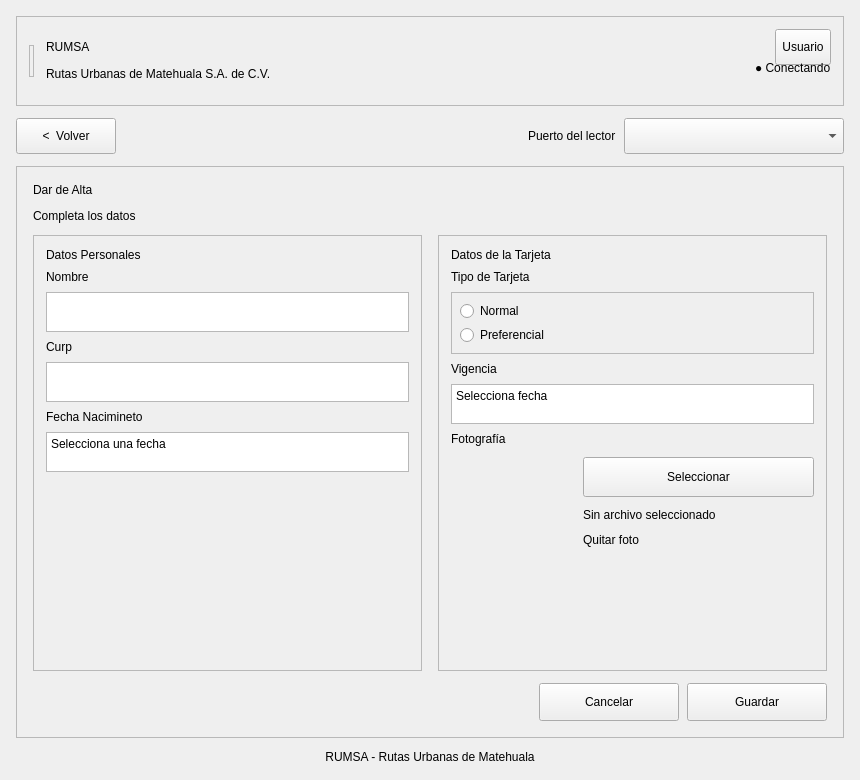
<?xml version="1.0" encoding="UTF-8"?>
<ui version="4.0">
 <class>AltaWindow</class>
 <widget class="QMainWindow" name="AltaWindow">
  <property name="windowTitle">
   <string>Dar de alta</string>
  </property>
  <widget class="QWidget" name="centralwidget">
   <layout class="QVBoxLayout" name="gridLayout_14" stretch="0,0,1,0">
    <property name="leftMargin">
     <number>16</number>
    </property>
    <property name="topMargin">
     <number>16</number>
    </property>
    <property name="rightMargin">
     <number>16</number>
    </property>
    <property name="bottomMargin">
     <number>16</number>
    </property>
    <property name="spacing">
     <number>12</number>
    </property>
    <item>
     <widget class="QFrame" name="frame">
      <property name="frameShape">
       <enum>QFrame::StyledPanel</enum>
      </property>
      <property name="frameShadow">
       <enum>QFrame::Raised</enum>
      </property>
      <property name="uiRole" stdset="0">
       <string notr="true">header</string>
      </property>
      <property name="minimumSize">
       <size>
        <width>0</width>
        <height>90</height>
       </size>
      </property>
      <property name="maximumSize">
       <size>
        <width>16777215</width>
        <height>90</height>
       </size>
      </property>
      <layout class="QHBoxLayout" name="layoutEstructura2">
       <property name="leftMargin">
        <number>12</number>
       </property>
       <property name="topMargin">
        <number>12</number>
       </property>
       <property name="rightMargin">
        <number>12</number>
       </property>
       <property name="bottomMargin">
        <number>12</number>
       </property>
       <property name="spacing">
        <number>12</number>
       </property>
       <item alignment="Qt::AlignVCenter">
        <widget class="QFrame" name="frame_2">
         <property name="frameShape">
          <enum>QFrame::StyledPanel</enum>
         </property>
         <property name="frameShadow">
          <enum>QFrame::Raised</enum>
         </property>
         <property name="uiRole" stdset="0">
          <string notr="true">stripe</string>
         </property>
         <property name="minimumSize">
          <size>
           <width>5</width>
           <height>32</height>
          </size>
         </property>
         <property name="maximumSize">
          <size>
           <width>5</width>
           <height>32</height>
          </size>
         </property>
        </widget>
       </item>
       <item>
        <widget class="QWidget" name="verticalLayoutWidget_2">
         <layout class="QVBoxLayout" name="layoutEstructura4">
          <property name="leftMargin">
           <number>0</number>
          </property>
          <property name="topMargin">
           <number>0</number>
          </property>
          <property name="rightMargin">
           <number>0</number>
          </property>
          <property name="bottomMargin">
           <number>0</number>
          </property>
          <property name="spacing">
           <number>2</number>
          </property>
          <item>
           <widget class="QLabel" name="labelBrand">
            <property name="alignment">
             <set>Qt::AlignLeft|Qt::AlignVCenter</set>
            </property>
            <property name="wordWrap">
             <bool>false</bool>
            </property>
            <property name="sizePolicy">
             <sizepolicy hsizetype="Preferred" vsizetype="Fixed">
              <horstretch>0</horstretch>
              <verstretch>0</verstretch>
             </sizepolicy>
            </property>
            <property name="uiRole" stdset="0">
             <string notr="true">brand</string>
            </property>
            <property name="text">
             <string>RUMSA</string>
            </property>
           </widget>
          </item>
          <item>
           <widget class="QLabel" name="labelHeaderInfo_3">
            <property name="text">
             <string>Rutas Urbanas de Matehuala S.A. de C.V.</string>
            </property>
            <property name="alignment">
             <set>Qt::AlignLeft|Qt::AlignVCenter</set>
            </property>
            <property name="sizePolicy">
             <sizepolicy hsizetype="Preferred" vsizetype="Fixed">
              <horstretch>0</horstretch>
              <verstretch>0</verstretch>
             </sizepolicy>
            </property>
            <property name="uiRole" stdset="0">
             <string notr="true">caption</string>
            </property>
            <property name="wordWrap">
             <bool>false</bool>
            </property>
           </widget>
          </item>
         </layout>
        </widget>
       </item>
       <item>
        <spacer name="espacioEstructura3">
         <property name="orientation">
          <enum>Qt::Horizontal</enum>
         </property>
         <property name="sizeType">
          <enum>QSizePolicy::Expanding</enum>
         </property>
         <property name="sizeHint" stdset="0">
          <size>
           <width>8</width>
           <height>8</height>
          </size>
         </property>
        </spacer>
       </item>
       <item>
        <widget class="QWidget" name="layoutWidget">
         <layout class="QVBoxLayout" name="layoutEstructura5">
          <property name="leftMargin">
           <number>0</number>
          </property>
          <property name="topMargin">
           <number>0</number>
          </property>
          <property name="rightMargin">
           <number>0</number>
          </property>
          <property name="bottomMargin">
           <number>0</number>
          </property>
          <property name="spacing">
           <number>4</number>
          </property>
          <item alignment="Qt::AlignRight">
           <widget class="QToolButton" name="usuario">
            <property name="text">
             <string>Usuario</string>
            </property>
            <property name="minimumSize">
             <size>
              <width>0</width>
              <height>36</height>
             </size>
            </property>
            <property name="maximumSize">
             <size>
              <width>16777215</width>
              <height>40</height>
             </size>
            </property>
            <property name="sizePolicy">
             <sizepolicy hsizetype="Preferred" vsizetype="Fixed">
              <horstretch>0</horstretch>
              <verstretch>0</verstretch>
             </sizepolicy>
            </property>
           </widget>
          </item>
          <item alignment="Qt::AlignRight">
           <widget class="QLabel" name="labelEstadoConexion_2">
            <property name="toolTip">
             <string>Este texto puede cambiar a: Conectando, Sin conexión, Sincronizando o Conectado.</string>
            </property>
            <property name="text">
             <string>● Conectando</string>
            </property>
            <property name="uiRole" stdset="0">
             <string notr="true">status</string>
            </property>
            <property name="alignment">
             <set>Qt::AlignLeft|Qt::AlignVCenter</set>
            </property>
            <property name="wordWrap">
             <bool>false</bool>
            </property>
            <property name="sizePolicy">
             <sizepolicy hsizetype="Preferred" vsizetype="Fixed">
              <horstretch>0</horstretch>
              <verstretch>0</verstretch>
             </sizepolicy>
            </property>
           </widget>
          </item>
          <item alignment="Qt::AlignRight">
           <widget class="QLabel" name="mensajeInternet_2">
            <property name="text">
             <string />
            </property>
            <property name="estadoVisual" stdset="0">
             <string>error</string>
            </property>
            <property name="uiRole" stdset="0">
             <string notr="true">caption</string>
            </property>
            <property name="alignment">
             <set>Qt::AlignLeft|Qt::AlignVCenter</set>
            </property>
            <property name="wordWrap">
             <bool>false</bool>
            </property>
            <property name="sizePolicy">
             <sizepolicy hsizetype="Preferred" vsizetype="Fixed">
              <horstretch>0</horstretch>
              <verstretch>0</verstretch>
             </sizepolicy>
            </property>
           </widget>
          </item>
         </layout>
        </widget>
       </item>
      </layout>
     </widget>
    </item>
    <item>
     <layout class="QHBoxLayout" name="layoutEstructura6">
      <property name="leftMargin">
       <number>0</number>
      </property>
      <property name="topMargin">
       <number>0</number>
      </property>
      <property name="rightMargin">
       <number>0</number>
      </property>
      <property name="bottomMargin">
       <number>0</number>
      </property>
      <property name="spacing">
       <number>8</number>
      </property>
      <item>
       <widget class="QPushButton" name="botonregresar">
        <property name="minimumSize">
         <size>
          <width>100</width>
          <height>36</height>
         </size>
        </property>
        <property name="sizePolicy">
         <sizepolicy hsizetype="Preferred" vsizetype="Fixed">
          <horstretch>0</horstretch>
          <verstretch>0</verstretch>
         </sizepolicy>
        </property>
        <property name="uiRole" stdset="0">
         <string notr="true">back</string>
        </property>
        <property name="text">
         <string>&lt;  Volver</string>
        </property>
        <property name="maximumSize">
         <size>
          <width>110</width>
          <height>40</height>
         </size>
        </property>
       </widget>
      </item>
      <item>
       <spacer name="espacioEstructura7">
        <property name="orientation">
         <enum>Qt::Horizontal</enum>
        </property>
        <property name="sizeType">
         <enum>QSizePolicy::Expanding</enum>
        </property>
        <property name="sizeHint" stdset="0">
         <size>
          <width>8</width>
          <height>8</height>
         </size>
        </property>
       </spacer>
      </item>
      <item>
       <widget class="QLabel" name="etiquetaPuerto">
        <property name="uiRole" stdset="0">
         <string notr="true">caption</string>
        </property>
        <property name="text">
         <string>Puerto del lector</string>
        </property>
        <property name="sizePolicy">
         <sizepolicy hsizetype="Preferred" vsizetype="Fixed">
          <horstretch>0</horstretch>
          <verstretch>0</verstretch>
         </sizepolicy>
        </property>
       </widget>
      </item>
      <item>
       <widget class="QComboBox" name="comboBox">
        <property name="minimumSize">
         <size>
          <width>220</width>
          <height>36</height>
         </size>
        </property>
        <property name="maximumSize">
         <size>
          <width>260</width>
          <height>40</height>
         </size>
        </property>
       </widget>
      </item>
     </layout>
    </item>
    <item>
     <widget class="QScrollArea" name="areaContenido">
      <property name="widgetResizable">
       <bool>true</bool>
      </property>
      <property name="frameShape">
       <enum>QFrame::NoFrame</enum>
      </property>
      <widget class="QFrame" name="frameHeader_4">
       <property name="frameShape">
        <enum>QFrame::StyledPanel</enum>
       </property>
       <property name="frameShadow">
        <enum>QFrame::Raised</enum>
       </property>
       <property name="uiRole" stdset="0">
        <string notr="true">card</string>
       </property>
       <layout class="QVBoxLayout" name="layoutEstructura8">
        <property name="leftMargin">
         <number>16</number>
        </property>
        <property name="topMargin">
         <number>16</number>
        </property>
        <property name="rightMargin">
         <number>16</number>
        </property>
        <property name="bottomMargin">
         <number>16</number>
        </property>
        <property name="spacing">
         <number>12</number>
        </property>
        <item>
         <widget class="QLabel" name="menu_23">
          <property name="text">
           <string>Dar de Alta</string>
          </property>
          <property name="alignment">
           <set>Qt::AlignLeft|Qt::AlignVCenter</set>
          </property>
          <property name="wordWrap">
           <bool>false</bool>
          </property>
          <property name="sizePolicy">
           <sizepolicy hsizetype="Preferred" vsizetype="Fixed">
            <horstretch>0</horstretch>
            <verstretch>0</verstretch>
           </sizepolicy>
          </property>
          <property name="uiRole" stdset="0">
           <string notr="true">heading</string>
          </property>
         </widget>
        </item>
        <item>
         <widget class="QLabel" name="labelHeaderInfo_9">
          <property name="text">
           <string>Completa los datos</string>
          </property>
          <property name="alignment">
           <set>Qt::AlignLeft|Qt::AlignVCenter</set>
          </property>
          <property name="wordWrap">
           <bool>false</bool>
          </property>
          <property name="sizePolicy">
           <sizepolicy hsizetype="Preferred" vsizetype="Fixed">
            <horstretch>0</horstretch>
            <verstretch>0</verstretch>
           </sizepolicy>
          </property>
          <property name="uiRole" stdset="0">
           <string notr="true">caption</string>
          </property>
         </widget>
        </item>
        <item>
         <layout class="QHBoxLayout" name="layoutEstructura9" stretch="1,1">
          <property name="leftMargin">
           <number>0</number>
          </property>
          <property name="topMargin">
           <number>0</number>
          </property>
          <property name="rightMargin">
           <number>0</number>
          </property>
          <property name="bottomMargin">
           <number>0</number>
          </property>
          <property name="spacing">
           <number>16</number>
          </property>
          <item>
           <widget class="QFrame" name="frameHeader_16">
            <property name="frameShape">
             <enum>QFrame::StyledPanel</enum>
            </property>
            <property name="frameShadow">
             <enum>QFrame::Raised</enum>
            </property>
            <property name="uiRole" stdset="0">
             <string notr="true">card</string>
            </property>
            <layout class="QVBoxLayout" name="layoutEstructura10">
             <property name="leftMargin">
              <number>12</number>
             </property>
             <property name="topMargin">
              <number>12</number>
             </property>
             <property name="rightMargin">
              <number>12</number>
             </property>
             <property name="bottomMargin">
              <number>12</number>
             </property>
             <property name="spacing">
              <number>8</number>
             </property>
             <item>
              <widget class="QLabel" name="menu_22">
               <property name="text">
                <string>Datos Personales</string>
               </property>
               <property name="alignment">
                <set>Qt::AlignLeft|Qt::AlignVCenter</set>
               </property>
               <property name="wordWrap">
                <bool>false</bool>
               </property>
               <property name="sizePolicy">
                <sizepolicy hsizetype="Preferred" vsizetype="Fixed">
                 <horstretch>0</horstretch>
                 <verstretch>0</verstretch>
                </sizepolicy>
               </property>
               <property name="uiRole" stdset="0">
                <string notr="true">section</string>
               </property>
              </widget>
             </item>
             <item>
              <widget class="QLabel" name="nombre_7">
               <property name="text">
                <string>Nombre</string>
               </property>
               <property name="alignment">
                <set>Qt::AlignLeft|Qt::AlignVCenter</set>
               </property>
               <property name="wordWrap">
                <bool>false</bool>
               </property>
               <property name="sizePolicy">
                <sizepolicy hsizetype="Preferred" vsizetype="Fixed">
                 <horstretch>0</horstretch>
                 <verstretch>0</verstretch>
                </sizepolicy>
               </property>
               <property name="uiRole" stdset="0">
                <string notr="true">fieldLabel</string>
               </property>
              </widget>
             </item>
             <item>
              <widget class="QTextEdit" name="textonombre_7">
               <property name="minimumSize">
                <size>
                 <width>0</width>
                 <height>36</height>
                </size>
               </property>
               <property name="maximumSize">
                <size>
                 <width>16777215</width>
                 <height>40</height>
                </size>
               </property>
              </widget>
             </item>
             <item>
              <widget class="QLabel" name="label_35">
               <property name="text">
                <string>Curp</string>
               </property>
               <property name="alignment">
                <set>Qt::AlignLeft|Qt::AlignVCenter</set>
               </property>
               <property name="wordWrap">
                <bool>false</bool>
               </property>
               <property name="sizePolicy">
                <sizepolicy hsizetype="Preferred" vsizetype="Fixed">
                 <horstretch>0</horstretch>
                 <verstretch>0</verstretch>
                </sizepolicy>
               </property>
               <property name="uiRole" stdset="0">
                <string notr="true">fieldLabel</string>
               </property>
              </widget>
             </item>
             <item>
              <widget class="QTextEdit" name="textocurp_7">
               <property name="minimumSize">
                <size>
                 <width>0</width>
                 <height>36</height>
                </size>
               </property>
               <property name="maximumSize">
                <size>
                 <width>16777215</width>
                 <height>40</height>
                </size>
               </property>
              </widget>
             </item>
             <item>
              <widget class="QLabel" name="label_36">
               <property name="text">
                <string>Fecha Nacimineto</string>
               </property>
               <property name="alignment">
                <set>Qt::AlignLeft|Qt::AlignVCenter</set>
               </property>
               <property name="wordWrap">
                <bool>false</bool>
               </property>
               <property name="sizePolicy">
                <sizepolicy hsizetype="Preferred" vsizetype="Fixed">
                 <horstretch>0</horstretch>
                 <verstretch>0</verstretch>
                </sizepolicy>
               </property>
               <property name="uiRole" stdset="0">
                <string notr="true">fieldLabel</string>
               </property>
              </widget>
             </item>
             <item>
              <widget class="QTextEdit" name="textofechanacimiento_7">
               <property name="html">
                <string>&lt;!DOCTYPE HTML PUBLIC "-//W3C//DTD HTML 4.0//EN" "http://www.w3.org/TR/REC-html40/strict.dtd"&gt;
&lt;html&gt;&lt;head&gt;&lt;meta name="qrichtext" content="1" /&gt;&lt;style type="text/css"&gt;
p, li { white-space: pre-wrap; }
&lt;/style&gt;&lt;/head&gt;&lt;body&gt;
&lt;p&gt;Selecciona una fecha&lt;/p&gt;&lt;/body&gt;&lt;/html&gt;</string>
               </property>
               <property name="minimumSize">
                <size>
                 <width>0</width>
                 <height>36</height>
                </size>
               </property>
               <property name="maximumSize">
                <size>
                 <width>16777215</width>
                 <height>40</height>
                </size>
               </property>
              </widget>
             </item>
             <item>
              <spacer name="espacioEstructura11">
               <property name="orientation">
                <enum>Qt::Vertical</enum>
               </property>
               <property name="sizeType">
                <enum>QSizePolicy::Expanding</enum>
               </property>
               <property name="sizeHint" stdset="0">
                <size>
                 <width>8</width>
                 <height>8</height>
                </size>
               </property>
              </spacer>
             </item>
            </layout>
           </widget>
          </item>
          <item>
           <widget class="QFrame" name="frameHeader_15">
            <property name="frameShape">
             <enum>QFrame::StyledPanel</enum>
            </property>
            <property name="frameShadow">
             <enum>QFrame::Raised</enum>
            </property>
            <property name="uiRole" stdset="0">
             <string notr="true">card</string>
            </property>
            <layout class="QVBoxLayout" name="layoutEstructura12">
             <property name="leftMargin">
              <number>12</number>
             </property>
             <property name="topMargin">
              <number>12</number>
             </property>
             <property name="rightMargin">
              <number>12</number>
             </property>
             <property name="bottomMargin">
              <number>12</number>
             </property>
             <property name="spacing">
              <number>8</number>
             </property>
             <item>
              <widget class="QLabel" name="menu_21">
               <property name="text">
                <string>Datos de la Tarjeta</string>
               </property>
               <property name="alignment">
                <set>Qt::AlignLeft|Qt::AlignVCenter</set>
               </property>
               <property name="wordWrap">
                <bool>false</bool>
               </property>
               <property name="sizePolicy">
                <sizepolicy hsizetype="Preferred" vsizetype="Fixed">
                 <horstretch>0</horstretch>
                 <verstretch>0</verstretch>
                </sizepolicy>
               </property>
               <property name="uiRole" stdset="0">
                <string notr="true">section</string>
               </property>
              </widget>
             </item>
             <item>
              <widget class="QLabel" name="otrosdatos_7">
               <property name="text">
                <string>Tipo de Tarjeta</string>
               </property>
               <property name="alignment">
                <set>Qt::AlignLeft|Qt::AlignVCenter</set>
               </property>
               <property name="wordWrap">
                <bool>false</bool>
               </property>
               <property name="sizePolicy">
                <sizepolicy hsizetype="Preferred" vsizetype="Fixed">
                 <horstretch>0</horstretch>
                 <verstretch>0</verstretch>
                </sizepolicy>
               </property>
               <property name="uiRole" stdset="0">
                <string notr="true">fieldLabel</string>
               </property>
              </widget>
             </item>
             <item>
              <widget class="QWidget" name="verticalLayoutWidget_3">
               <layout class="QVBoxLayout" name="layoutEstructura13">
                <property name="leftMargin">
                 <number>0</number>
                </property>
                <property name="topMargin">
                 <number>0</number>
                </property>
                <property name="rightMargin">
                 <number>0</number>
                </property>
                <property name="bottomMargin">
                 <number>0</number>
                </property>
                <property name="spacing">
                 <number>8</number>
                </property>
                <item>
                 <widget class="QFrame" name="frame_3">
                  <property name="frameShape">
                   <enum>QFrame::StyledPanel</enum>
                  </property>
                  <property name="frameShadow">
                   <enum>QFrame::Raised</enum>
                  </property>
                  <property name="uiRole" stdset="0">
                   <string notr="true">notice</string>
                  </property>
                  <layout class="QVBoxLayout" name="layoutEstructura14">
                   <property name="leftMargin">
                    <number>8</number>
                   </property>
                   <property name="topMargin">
                    <number>8</number>
                   </property>
                   <property name="rightMargin">
                    <number>8</number>
                   </property>
                   <property name="bottomMargin">
                    <number>8</number>
                   </property>
                   <property name="spacing">
                    <number>4</number>
                   </property>
                   <item>
                    <widget class="QRadioButton" name="normal">
                     <property name="text">
                      <string>Normal</string>
                     </property>
                    </widget>
                   </item>
                   <item>
                    <widget class="QRadioButton" name="preferencial">
                     <property name="text">
                      <string>Preferencial</string>
                     </property>
                    </widget>
                   </item>
                  </layout>
                 </widget>
                </item>
               </layout>
              </widget>
             </item>
             <item>
              <widget class="QLabel" name="vigencia_7">
               <property name="text">
                <string>Vigencia</string>
               </property>
               <property name="alignment">
                <set>Qt::AlignLeft|Qt::AlignVCenter</set>
               </property>
               <property name="wordWrap">
                <bool>false</bool>
               </property>
               <property name="sizePolicy">
                <sizepolicy hsizetype="Preferred" vsizetype="Fixed">
                 <horstretch>0</horstretch>
                 <verstretch>0</verstretch>
                </sizepolicy>
               </property>
               <property name="uiRole" stdset="0">
                <string notr="true">fieldLabel</string>
               </property>
              </widget>
             </item>
             <item>
              <widget class="QTextEdit" name="textovigencia_7">
               <property name="html">
                <string>&lt;!DOCTYPE HTML PUBLIC "-//W3C//DTD HTML 4.0//EN" "http://www.w3.org/TR/REC-html40/strict.dtd"&gt;
&lt;html&gt;&lt;head&gt;&lt;meta name="qrichtext" content="1" /&gt;&lt;style type="text/css"&gt;
p, li { white-space: pre-wrap; }
&lt;/style&gt;&lt;/head&gt;&lt;body&gt;
&lt;p&gt;Selecciona fecha&lt;/p&gt;&lt;/body&gt;&lt;/html&gt;</string>
               </property>
               <property name="minimumSize">
                <size>
                 <width>0</width>
                 <height>36</height>
                </size>
               </property>
               <property name="maximumSize">
                <size>
                 <width>16777215</width>
                 <height>40</height>
                </size>
               </property>
              </widget>
             </item>
             <item>
              <widget class="QLabel" name="label_32">
               <property name="text">
                <string>Fotografía</string>
               </property>
               <property name="alignment">
                <set>Qt::AlignLeft|Qt::AlignVCenter</set>
               </property>
               <property name="wordWrap">
                <bool>false</bool>
               </property>
               <property name="sizePolicy">
                <sizepolicy hsizetype="Preferred" vsizetype="Fixed">
                 <horstretch>0</horstretch>
                 <verstretch>0</verstretch>
                </sizepolicy>
               </property>
               <property name="uiRole" stdset="0">
                <string notr="true">fieldLabel</string>
               </property>
              </widget>
             </item>
             <item>
              <layout class="QHBoxLayout" name="layoutEstructura15">
               <property name="leftMargin">
                <number>0</number>
               </property>
               <property name="topMargin">
                <number>0</number>
               </property>
               <property name="rightMargin">
                <number>0</number>
               </property>
               <property name="bottomMargin">
                <number>0</number>
               </property>
               <property name="spacing">
                <number>12</number>
               </property>
               <item>
                <widget class="QLabel" name="fotoimagen_7">
                 <property name="text">
                  <string />
                 </property>
                 <property name="uiRole" stdset="0">
                  <string notr="true">photo</string>
                 </property>
                 <property name="alignment">
                  <set>Qt::AlignLeft|Qt::AlignVCenter</set>
                 </property>
                 <property name="wordWrap">
                  <bool>false</bool>
                 </property>
                 <property name="sizePolicy">
                  <sizepolicy hsizetype="Preferred" vsizetype="Fixed">
                   <horstretch>0</horstretch>
                   <verstretch>0</verstretch>
                  </sizepolicy>
                 </property>
                 <property name="minimumSize">
                  <size>
                   <width>120</width>
                   <height>96</height>
                  </size>
                 </property>
                 <property name="maximumSize">
                  <size>
                   <width>120</width>
                   <height>96</height>
                  </size>
                 </property>
                </widget>
               </item>
               <item>
                <layout class="QVBoxLayout" name="layoutEstructura16">
                 <property name="leftMargin">
                  <number>0</number>
                 </property>
                 <property name="topMargin">
                  <number>0</number>
                 </property>
                 <property name="rightMargin">
                  <number>0</number>
                 </property>
                 <property name="bottomMargin">
                  <number>0</number>
                 </property>
                 <property name="spacing">
                  <number>8</number>
                 </property>
                 <item>
                  <widget class="QPushButton" name="botonsubir_7">
                   <property name="text">
                    <string>Seleccionar</string>
                   </property>
                   <property name="uiRole" stdset="0">
                    <string notr="true">secondary</string>
                   </property>
                   <property name="minimumSize">
                    <size>
                     <width>100</width>
                     <height>36</height>
                    </size>
                   </property>
                   <property name="maximumSize">
                    <size>
                     <width>16777215</width>
                     <height>40</height>
                    </size>
                   </property>
                   <property name="sizePolicy">
                    <sizepolicy hsizetype="Preferred" vsizetype="Fixed">
                     <horstretch>0</horstretch>
                     <verstretch>0</verstretch>
                    </sizepolicy>
                   </property>
                  </widget>
                 </item>
                 <item>
                  <widget class="QLabel" name="label_33">
                   <property name="text">
                    <string>Sin archivo seleccionado</string>
                   </property>
                   <property name="uiRole" stdset="0">
                    <string notr="true">caption</string>
                   </property>
                   <property name="alignment">
                    <set>Qt::AlignLeft|Qt::AlignVCenter</set>
                   </property>
                   <property name="sizePolicy">
                    <sizepolicy hsizetype="Preferred" vsizetype="Fixed">
                     <horstretch>0</horstretch>
                     <verstretch>0</verstretch>
                    </sizepolicy>
                   </property>
                   <property name="wordWrap">
                    <bool>true</bool>
                   </property>
                  </widget>
                 </item>
                 <item>
                  <widget class="QLabel" name="label_34">
                   <property name="text">
                    <string>Quitar foto</string>
                   </property>
                   <property name="uiRole" stdset="0">
                    <string notr="true">link</string>
                   </property>
                   <property name="alignment">
                    <set>Qt::AlignLeft|Qt::AlignVCenter</set>
                   </property>
                   <property name="wordWrap">
                    <bool>false</bool>
                   </property>
                   <property name="sizePolicy">
                    <sizepolicy hsizetype="Preferred" vsizetype="Fixed">
                     <horstretch>0</horstretch>
                     <verstretch>0</verstretch>
                    </sizepolicy>
                   </property>
                  </widget>
                 </item>
                </layout>
               </item>
              </layout>
             </item>
             <item>
              <spacer name="espacioEstructura17">
               <property name="orientation">
                <enum>Qt::Vertical</enum>
               </property>
               <property name="sizeType">
                <enum>QSizePolicy::Expanding</enum>
               </property>
               <property name="sizeHint" stdset="0">
                <size>
                 <width>8</width>
                 <height>8</height>
                </size>
               </property>
              </spacer>
             </item>
            </layout>
           </widget>
          </item>
         </layout>
        </item>
        <item>
         <layout class="QHBoxLayout" name="layoutEstructura18">
          <property name="leftMargin">
           <number>0</number>
          </property>
          <property name="topMargin">
           <number>0</number>
          </property>
          <property name="rightMargin">
           <number>0</number>
          </property>
          <property name="bottomMargin">
           <number>0</number>
          </property>
          <property name="spacing">
           <number>8</number>
          </property>
          <item>
           <spacer name="espacioEstructura19">
            <property name="orientation">
             <enum>Qt::Horizontal</enum>
            </property>
            <property name="sizeType">
             <enum>QSizePolicy::Expanding</enum>
            </property>
            <property name="sizeHint" stdset="0">
             <size>
              <width>8</width>
              <height>8</height>
             </size>
            </property>
           </spacer>
          </item>
          <item>
           <widget class="QPushButton" name="botonguardar_13">
            <property name="text">
             <string>Cancelar</string>
            </property>
            <property name="sizePolicy">
             <sizepolicy hsizetype="Preferred" vsizetype="Fixed">
              <horstretch>0</horstretch>
              <verstretch>0</verstretch>
             </sizepolicy>
            </property>
            <property name="uiRole" stdset="0">
             <string notr="true">secondary</string>
            </property>
            <property name="minimumSize">
             <size>
              <width>140</width>
              <height>38</height>
             </size>
            </property>
            <property name="maximumSize">
             <size>
              <width>240</width>
              <height>40</height>
             </size>
            </property>
           </widget>
          </item>
          <item>
           <widget class="QPushButton" name="botonguardar_14">
            <property name="text">
             <string>Guardar</string>
            </property>
            <property name="sizePolicy">
             <sizepolicy hsizetype="Preferred" vsizetype="Fixed">
              <horstretch>0</horstretch>
              <verstretch>0</verstretch>
             </sizepolicy>
            </property>
            <property name="uiRole" stdset="0">
             <string notr="true">primary</string>
            </property>
            <property name="minimumSize">
             <size>
              <width>140</width>
              <height>38</height>
             </size>
            </property>
            <property name="maximumSize">
             <size>
              <width>240</width>
              <height>40</height>
             </size>
            </property>
           </widget>
          </item>
         </layout>
        </item>
       </layout>
      </widget>
     </widget>
    </item>
    <item>
     <widget class="QLabel" name="labelHeaderInfo">
      <property name="text">
       <string>RUMSA - Rutas Urbanas de Matehuala</string>
      </property>
      <property name="wordWrap">
       <bool>false</bool>
      </property>
      <property name="sizePolicy">
       <sizepolicy hsizetype="Preferred" vsizetype="Fixed">
        <horstretch>0</horstretch>
        <verstretch>0</verstretch>
       </sizepolicy>
      </property>
      <property name="uiRole" stdset="0">
       <string notr="true">caption</string>
      </property>
      <property name="alignment">
       <set>Qt::AlignCenter</set>
      </property>
     </widget>
    </item>
   </layout>
  </widget>
  <property name="minimumSize">
   <size>
    <width>760</width>
    <height>680</height>
   </size>
  </property>
  <property name="geometry">
   <rect>
    <x>0</x>
    <y>0</y>
    <width>860</width>
    <height>780</height>
   </rect>
  </property>
 </widget>
 <resources />
 <connections />
</ui>
